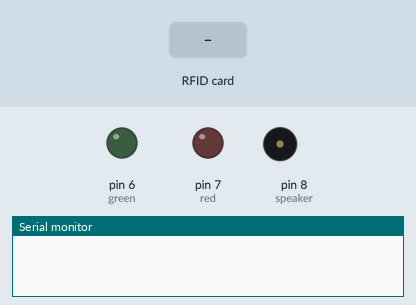
Recording of a sketch running on a simulated Arduino Uno, built with avr-gcc and run on an emulated ATmega328P. Parts: output pins drawn as LEDs (lit = HIGH), buzzer (waves = sounding, pin HIGH), the last lines printed to the serial monitor. Inputs (shaded band) come from the test bench. Pins used as bus, display or sensor lines are not drawn.

Above: at 1.2 s.
1.3 s: RFID card 5E 7A 19 C4 held to the reader
At 3.2 s:
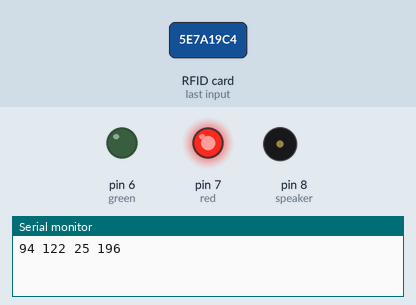
At 4.6 s:
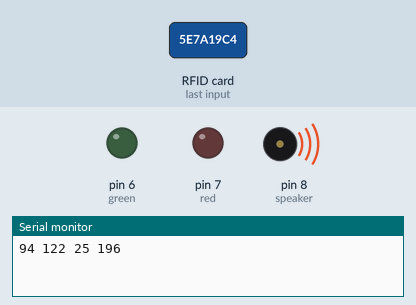
Timing chart, 0 to 7.4 s (numbered marks = the images above; inputs shaded):
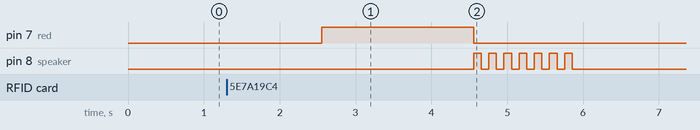

Measured:
- after the input at 1.3 s, pin 7 (red): LOW → HIGH after 1.3 s, → LOW 2.0 s later; pin 8 (speaker): alternates HIGH for 0.10 s and LOW for 0.10 s, 14 changes in all, then stays LOW, starting after 3.3 s

The sketch:

rfidScanner.ino
```cpp
#include <SPI.h>
#include <RFID.h>
#define SS_PIN 10
#define RST_PIN 9
RFID rfid(SS_PIN, RST_PIN);

String rfidCard;

void setup() {
  Serial.begin(115200);
  SPI.begin();
  rfid.init();
  pinMode(7, OUTPUT); //red
  pinMode(6, OUTPUT); //green
  pinMode(8, OUTPUT); //speaker
}

void loop() {
  if (rfid.isCard()) {
    if (rfid.readCardSerial()) {
      rfidCard = String(rfid.serNum[0]) + " " + String(rfid.serNum[1]) + " " + String(rfid.serNum[2]) + " " + String(rfid.serNum[3]);
      Serial.println(rfidCard);
      delay(250);
      String test = Serial.readString();
      test.trim();
      if (test == "pass") {
        digitalWrite(6, HIGH);
        delay(2000);
        digitalWrite(6,LOW);
        for (unsigned int i = 0; i <= 3; i++) {
          digitalWrite(8, HIGH);
          delay(100);
          digitalWrite(8, LOW);
          delay(100);
        }

      }
      else {
      digitalWrite(7, HIGH);
      delay(2000);
      digitalWrite(7, LOW);
      for (unsigned int i = 0; i <= 6; i++) {
          digitalWrite(8, HIGH);
          delay(100);
          digitalWrite(8, LOW);
          delay(100);
        }
    }
    }
    rfid.halt();
  }
}
```
